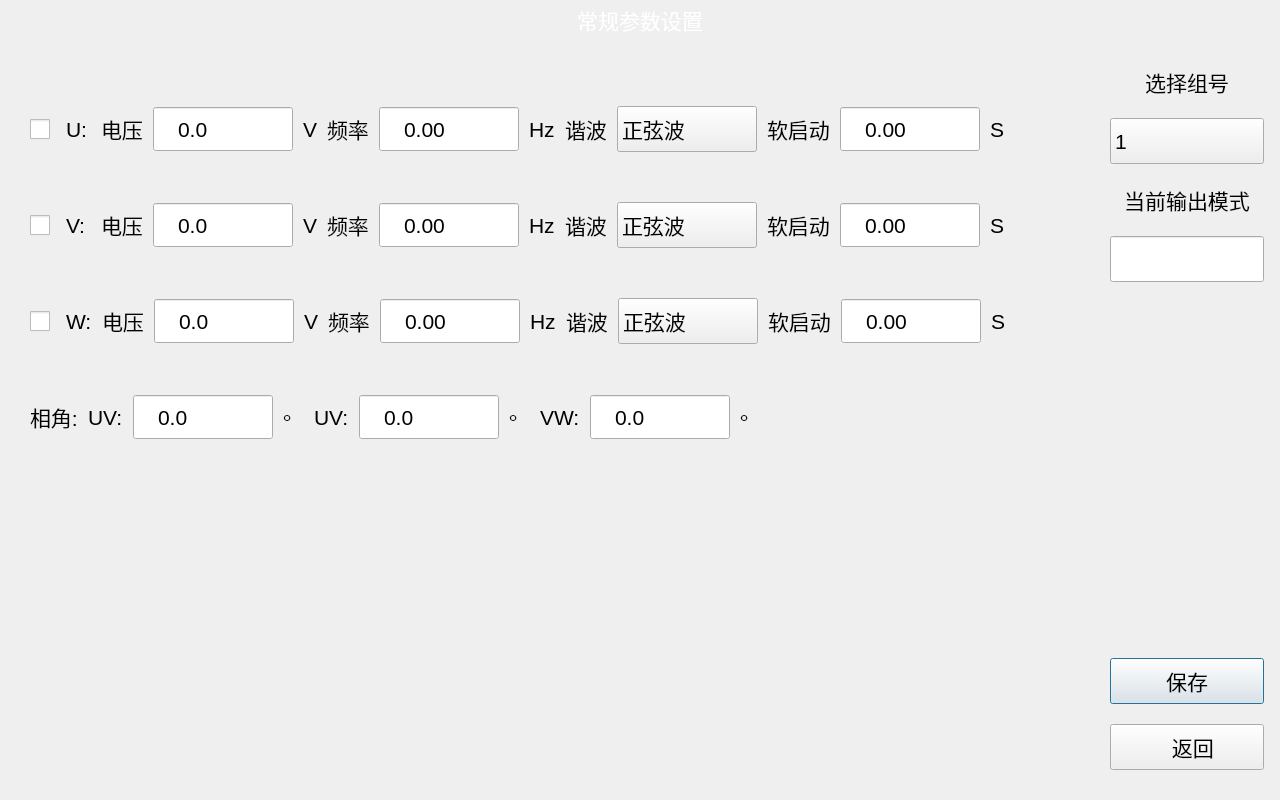
<?xml version="1.0" encoding="UTF-8"?>
<ui version="4.0">
 <class>GeneralSetDialog</class>
 <widget class="QDialog" name="GeneralSetDialog">
  <property name="geometry">
   <rect>
    <x>0</x>
    <y>0</y>
    <width>1280</width>
    <height>800</height>
   </rect>
  </property>
  <property name="maximumSize">
   <size>
    <width>16777215</width>
    <height>16777215</height>
   </size>
  </property>
  <property name="windowTitle">
   <string notr="true"/>
  </property>
  <property name="styleSheet">
   <string notr="true">#GeneralSetDialog{
border-image: url(:/png/main/bg_test.png);
}

QLabel{
font-size: 16pt;
}

QLineEdit{
font-size: 16pt;
border-image: url(:/png/main/btntest.png);
padding-left: 20px;
}

QDoubleSpinBox{
font-size: 16pt;
border-image: url(:/png/main/btntest.png);
padding-left: 20px;
}

QComboBox{
font-size: 16pt;
border-image: url(:/png/main/btntest.png);
/*background: transparent;
padding-left: 20px;*/
}
QComboBox QAbstractItemView{
/*
padding-left: 20px;
*/
font-size: 16pt;
selection-color: rgb(255, 255, 255);
selection-background-color: rgb(26, 95, 180);
}
/*
QComboBox QAbstractItemView::item:hover{
color: rgb(FF, FF, FF);
background-color: rgb(26, 95, 180);
}
*/
QComboBox::drop-down{
background: transparent;
padding-right: 30px;
}
QComboBox::down-arrow{
border-image: url(:/png/main/icon_arrow.png);
width: 16px;
height: 16px;
border: none;
}

QPushButton{
font-size: 16pt;
border-image: url(:/png/main/btntest.png);
}
QPushButton:pressed{
border-image: url(:/png/main/btntest1.png);
}

QCheckBox{
font-size: 16pt;
}
QCheckBox::indicator{
width: 20px;
height: 20px;
}

#nameLab,
#timeLab{
color: rgb(255, 255, 255);
}
</string>
  </property>
  <layout class="QVBoxLayout" name="verticalLayout" stretch="0,1">
   <property name="spacing">
    <number>10</number>
   </property>
   <property name="leftMargin">
    <number>0</number>
   </property>
   <property name="topMargin">
    <number>0</number>
   </property>
   <property name="rightMargin">
    <number>0</number>
   </property>
   <property name="bottomMargin">
    <number>0</number>
   </property>
   <item>
    <widget class="QWidget" name="widget" native="true">
     <property name="styleSheet">
      <string notr="true"/>
     </property>
     <layout class="QHBoxLayout" name="horizontalLayout_2">
      <property name="spacing">
       <number>10</number>
      </property>
      <property name="leftMargin">
       <number>20</number>
      </property>
      <property name="topMargin">
       <number>4</number>
      </property>
      <property name="rightMargin">
       <number>10</number>
      </property>
      <property name="bottomMargin">
       <number>0</number>
      </property>
      <item>
       <widget class="QLabel" name="logoLab">
        <property name="minimumSize">
         <size>
          <width>120</width>
          <height>30</height>
         </size>
        </property>
        <property name="maximumSize">
         <size>
          <width>16777215</width>
          <height>30</height>
         </size>
        </property>
        <property name="styleSheet">
         <string notr="true">border-image: url(:/png/main/logo.png);</string>
        </property>
        <property name="text">
         <string/>
        </property>
       </widget>
      </item>
      <item>
       <spacer name="horizontalSpacer">
        <property name="orientation">
         <enum>Qt::Horizontal</enum>
        </property>
        <property name="sizeHint" stdset="0">
         <size>
          <width>40</width>
          <height>20</height>
         </size>
        </property>
       </spacer>
      </item>
      <item>
       <widget class="QLabel" name="nameLab">
        <property name="minimumSize">
         <size>
          <width>414</width>
          <height>0</height>
         </size>
        </property>
        <property name="text">
         <string>常规参数设置</string>
        </property>
        <property name="alignment">
         <set>Qt::AlignCenter</set>
        </property>
       </widget>
      </item>
      <item>
       <widget class="QLabel" name="timeLab">
        <property name="minimumSize">
         <size>
          <width>413</width>
          <height>0</height>
         </size>
        </property>
        <property name="text">
         <string notr="true"/>
        </property>
        <property name="alignment">
         <set>Qt::AlignRight|Qt::AlignTrailing|Qt::AlignVCenter</set>
        </property>
       </widget>
      </item>
     </layout>
    </widget>
   </item>
   <item>
    <layout class="QHBoxLayout" name="horizontalLayout" stretch="1,0">
     <property name="spacing">
      <number>10</number>
     </property>
     <property name="rightMargin">
      <number>0</number>
     </property>
     <item>
      <widget class="QWidget" name="widget_2" native="true">
       <layout class="QVBoxLayout" name="verticalLayout_2">
        <property name="spacing">
         <number>50</number>
        </property>
        <property name="leftMargin">
         <number>10</number>
        </property>
        <property name="topMargin">
         <number>60</number>
        </property>
        <property name="rightMargin">
         <number>10</number>
        </property>
        <property name="bottomMargin">
         <number>0</number>
        </property>
        <item>
         <widget class="QWidget" name="UWidget" native="true">
          <layout class="QHBoxLayout" name="horizontalLayout_3">
           <property name="spacing">
            <number>10</number>
           </property>
           <property name="leftMargin">
            <number>20</number>
           </property>
           <property name="topMargin">
            <number>0</number>
           </property>
           <property name="rightMargin">
            <number>0</number>
           </property>
           <property name="bottomMargin">
            <number>0</number>
           </property>
           <item>
            <widget class="QCheckBox" name="Ucheck">
             <property name="text">
              <string notr="true"/>
             </property>
            </widget>
           </item>
           <item>
            <widget class="QLabel" name="ULab1">
             <property name="minimumSize">
              <size>
               <width>25</width>
               <height>0</height>
              </size>
             </property>
             <property name="text">
              <string notr="true">U:</string>
             </property>
            </widget>
           </item>
           <item>
            <widget class="QLabel" name="label_8">
             <property name="text">
              <string>电压</string>
             </property>
            </widget>
           </item>
           <item>
            <widget class="QDoubleSpinBox" name="voltageLEU">
             <property name="minimumSize">
              <size>
               <width>140</width>
               <height>46</height>
              </size>
             </property>
             <property name="buttonSymbols">
              <enum>QAbstractSpinBox::NoButtons</enum>
             </property>
             <property name="prefix">
              <string notr="true"/>
             </property>
             <property name="suffix">
              <string notr="true"/>
             </property>
             <property name="decimals">
              <number>1</number>
             </property>
             <property name="maximum">
              <double>500.000000000000000</double>
             </property>
            </widget>
           </item>
           <item>
            <widget class="QLabel" name="label_9">
             <property name="text">
              <string notr="true">V</string>
             </property>
            </widget>
           </item>
           <item>
            <widget class="QLabel" name="freqLabU">
             <property name="text">
              <string>频率</string>
             </property>
            </widget>
           </item>
           <item>
            <widget class="QDoubleSpinBox" name="freqLEU">
             <property name="minimumSize">
              <size>
               <width>140</width>
               <height>46</height>
              </size>
             </property>
             <property name="buttonSymbols">
              <enum>QAbstractSpinBox::NoButtons</enum>
             </property>
             <property name="prefix">
              <string notr="true"/>
             </property>
             <property name="suffix">
              <string notr="true"/>
             </property>
             <property name="maximum">
              <double>240.000000000000000</double>
             </property>
            </widget>
           </item>
           <item>
            <widget class="QLabel" name="label_11">
             <property name="text">
              <string notr="true">Hz</string>
             </property>
            </widget>
           </item>
           <item>
            <widget class="QLabel" name="label_12">
             <property name="text">
              <string>谐波</string>
             </property>
            </widget>
           </item>
           <item>
            <widget class="QComboBox" name="harmonicsCBU">
             <property name="minimumSize">
              <size>
               <width>140</width>
               <height>46</height>
              </size>
             </property>
             <property name="currentText">
              <string notr="true">正弦波</string>
             </property>
             <item>
              <property name="text">
               <string>正弦波</string>
              </property>
             </item>
             <item>
              <property name="text">
               <string>谐波1</string>
              </property>
             </item>
             <item>
              <property name="text">
               <string>谐波2</string>
              </property>
             </item>
             <item>
              <property name="text">
               <string>谐波3</string>
              </property>
             </item>
             <item>
              <property name="text">
               <string>谐波4</string>
              </property>
             </item>
             <item>
              <property name="text">
               <string>谐波5</string>
              </property>
             </item>
             <item>
              <property name="text">
               <string>谐波6</string>
              </property>
             </item>
             <item>
              <property name="text">
               <string>谐波7</string>
              </property>
             </item>
             <item>
              <property name="text">
               <string>谐波8</string>
              </property>
             </item>
             <item>
              <property name="text">
               <string>谐波9</string>
              </property>
             </item>
             <item>
              <property name="text">
               <string>谐波10</string>
              </property>
             </item>
            </widget>
           </item>
           <item>
            <widget class="QLabel" name="label_7">
             <property name="text">
              <string>软启动</string>
             </property>
            </widget>
           </item>
           <item>
            <widget class="QDoubleSpinBox" name="softTimeLEU">
             <property name="minimumSize">
              <size>
               <width>140</width>
               <height>46</height>
              </size>
             </property>
             <property name="buttonSymbols">
              <enum>QAbstractSpinBox::NoButtons</enum>
             </property>
             <property name="prefix">
              <string notr="true"/>
             </property>
             <property name="suffix">
              <string notr="true"/>
             </property>
             <property name="maximum">
              <double>99999.990000000005239</double>
             </property>
            </widget>
           </item>
           <item>
            <widget class="QLabel" name="label_13">
             <property name="text">
              <string notr="true">S</string>
             </property>
            </widget>
           </item>
           <item>
            <spacer name="horizontalSpacer_2">
             <property name="orientation">
              <enum>Qt::Horizontal</enum>
             </property>
             <property name="sizeHint" stdset="0">
              <size>
               <width>40</width>
               <height>20</height>
              </size>
             </property>
            </spacer>
           </item>
          </layout>
         </widget>
        </item>
        <item>
         <widget class="QWidget" name="VWidget" native="true">
          <layout class="QHBoxLayout" name="horizontalLayout_4">
           <property name="spacing">
            <number>10</number>
           </property>
           <property name="leftMargin">
            <number>20</number>
           </property>
           <property name="topMargin">
            <number>0</number>
           </property>
           <property name="rightMargin">
            <number>0</number>
           </property>
           <property name="bottomMargin">
            <number>0</number>
           </property>
           <item>
            <widget class="QCheckBox" name="Vcheck">
             <property name="text">
              <string notr="true"/>
             </property>
            </widget>
           </item>
           <item>
            <widget class="QLabel" name="VLab1">
             <property name="minimumSize">
              <size>
               <width>25</width>
               <height>0</height>
              </size>
             </property>
             <property name="text">
              <string notr="true">V:</string>
             </property>
            </widget>
           </item>
           <item>
            <widget class="QLabel" name="label_14">
             <property name="text">
              <string>电压</string>
             </property>
            </widget>
           </item>
           <item>
            <widget class="QDoubleSpinBox" name="voltageLEV">
             <property name="minimumSize">
              <size>
               <width>140</width>
               <height>46</height>
              </size>
             </property>
             <property name="buttonSymbols">
              <enum>QAbstractSpinBox::NoButtons</enum>
             </property>
             <property name="prefix">
              <string notr="true"/>
             </property>
             <property name="suffix">
              <string notr="true"/>
             </property>
             <property name="decimals">
              <number>1</number>
             </property>
             <property name="maximum">
              <double>500.000000000000000</double>
             </property>
            </widget>
           </item>
           <item>
            <widget class="QLabel" name="label_15">
             <property name="text">
              <string notr="true">V</string>
             </property>
            </widget>
           </item>
           <item>
            <widget class="QLabel" name="freqLabV">
             <property name="text">
              <string>频率</string>
             </property>
            </widget>
           </item>
           <item>
            <widget class="QDoubleSpinBox" name="freqLEV">
             <property name="minimumSize">
              <size>
               <width>140</width>
               <height>46</height>
              </size>
             </property>
             <property name="buttonSymbols">
              <enum>QAbstractSpinBox::NoButtons</enum>
             </property>
             <property name="prefix">
              <string notr="true"/>
             </property>
             <property name="suffix">
              <string notr="true"/>
             </property>
             <property name="maximum">
              <double>240.000000000000000</double>
             </property>
            </widget>
           </item>
           <item>
            <widget class="QLabel" name="label_17">
             <property name="text">
              <string notr="true">Hz</string>
             </property>
            </widget>
           </item>
           <item>
            <widget class="QLabel" name="label_18">
             <property name="text">
              <string>谐波</string>
             </property>
            </widget>
           </item>
           <item>
            <widget class="QComboBox" name="harmonicsCBV">
             <property name="minimumSize">
              <size>
               <width>140</width>
               <height>46</height>
              </size>
             </property>
             <property name="currentText">
              <string notr="true">正弦波</string>
             </property>
             <item>
              <property name="text">
               <string>正弦波</string>
              </property>
             </item>
             <item>
              <property name="text">
               <string>谐波1</string>
              </property>
             </item>
             <item>
              <property name="text">
               <string>谐波2</string>
              </property>
             </item>
             <item>
              <property name="text">
               <string>谐波3</string>
              </property>
             </item>
             <item>
              <property name="text">
               <string>谐波4</string>
              </property>
             </item>
             <item>
              <property name="text">
               <string>谐波5</string>
              </property>
             </item>
             <item>
              <property name="text">
               <string>谐波6</string>
              </property>
             </item>
             <item>
              <property name="text">
               <string>谐波7</string>
              </property>
             </item>
             <item>
              <property name="text">
               <string>谐波8</string>
              </property>
             </item>
             <item>
              <property name="text">
               <string>谐波9</string>
              </property>
             </item>
             <item>
              <property name="text">
               <string>谐波10</string>
              </property>
             </item>
            </widget>
           </item>
           <item>
            <widget class="QLabel" name="label_19">
             <property name="text">
              <string>软启动</string>
             </property>
            </widget>
           </item>
           <item>
            <widget class="QDoubleSpinBox" name="softTimeLEV">
             <property name="minimumSize">
              <size>
               <width>140</width>
               <height>46</height>
              </size>
             </property>
             <property name="buttonSymbols">
              <enum>QAbstractSpinBox::NoButtons</enum>
             </property>
             <property name="prefix">
              <string notr="true"/>
             </property>
             <property name="suffix">
              <string notr="true"/>
             </property>
             <property name="maximum">
              <double>99999.990000000005239</double>
             </property>
            </widget>
           </item>
           <item>
            <widget class="QLabel" name="label_20">
             <property name="text">
              <string notr="true">S</string>
             </property>
            </widget>
           </item>
           <item>
            <spacer name="horizontalSpacer_3">
             <property name="orientation">
              <enum>Qt::Horizontal</enum>
             </property>
             <property name="sizeHint" stdset="0">
              <size>
               <width>40</width>
               <height>20</height>
              </size>
             </property>
            </spacer>
           </item>
          </layout>
         </widget>
        </item>
        <item>
         <widget class="QWidget" name="WWidget" native="true">
          <layout class="QHBoxLayout" name="horizontalLayout_5">
           <property name="spacing">
            <number>10</number>
           </property>
           <property name="leftMargin">
            <number>20</number>
           </property>
           <property name="topMargin">
            <number>0</number>
           </property>
           <property name="rightMargin">
            <number>0</number>
           </property>
           <property name="bottomMargin">
            <number>0</number>
           </property>
           <item>
            <widget class="QCheckBox" name="Wcheck">
             <property name="text">
              <string notr="true"/>
             </property>
            </widget>
           </item>
           <item>
            <widget class="QLabel" name="WLab1">
             <property name="text">
              <string notr="true">W:</string>
             </property>
            </widget>
           </item>
           <item>
            <widget class="QLabel" name="label_21">
             <property name="text">
              <string>电压</string>
             </property>
            </widget>
           </item>
           <item>
            <widget class="QDoubleSpinBox" name="voltageLEW">
             <property name="minimumSize">
              <size>
               <width>140</width>
               <height>46</height>
              </size>
             </property>
             <property name="buttonSymbols">
              <enum>QAbstractSpinBox::NoButtons</enum>
             </property>
             <property name="prefix">
              <string notr="true"/>
             </property>
             <property name="suffix">
              <string notr="true"/>
             </property>
             <property name="decimals">
              <number>1</number>
             </property>
             <property name="maximum">
              <double>500.000000000000000</double>
             </property>
            </widget>
           </item>
           <item>
            <widget class="QLabel" name="label_22">
             <property name="text">
              <string notr="true">V</string>
             </property>
            </widget>
           </item>
           <item>
            <widget class="QLabel" name="freqLabW">
             <property name="text">
              <string>频率</string>
             </property>
            </widget>
           </item>
           <item>
            <widget class="QDoubleSpinBox" name="freqLEW">
             <property name="minimumSize">
              <size>
               <width>140</width>
               <height>46</height>
              </size>
             </property>
             <property name="buttonSymbols">
              <enum>QAbstractSpinBox::NoButtons</enum>
             </property>
             <property name="prefix">
              <string notr="true"/>
             </property>
             <property name="suffix">
              <string notr="true"/>
             </property>
             <property name="maximum">
              <double>240.000000000000000</double>
             </property>
            </widget>
           </item>
           <item>
            <widget class="QLabel" name="label_24">
             <property name="text">
              <string notr="true">Hz</string>
             </property>
            </widget>
           </item>
           <item>
            <widget class="QLabel" name="label_25">
             <property name="text">
              <string>谐波</string>
             </property>
            </widget>
           </item>
           <item>
            <widget class="QComboBox" name="harmonicsCBW">
             <property name="minimumSize">
              <size>
               <width>140</width>
               <height>46</height>
              </size>
             </property>
             <property name="currentText">
              <string notr="true">正弦波</string>
             </property>
             <item>
              <property name="text">
               <string>正弦波</string>
              </property>
             </item>
             <item>
              <property name="text">
               <string>谐波1</string>
              </property>
             </item>
             <item>
              <property name="text">
               <string>谐波2</string>
              </property>
             </item>
             <item>
              <property name="text">
               <string>谐波3</string>
              </property>
             </item>
             <item>
              <property name="text">
               <string>谐波4</string>
              </property>
             </item>
             <item>
              <property name="text">
               <string>谐波5</string>
              </property>
             </item>
             <item>
              <property name="text">
               <string>谐波6</string>
              </property>
             </item>
             <item>
              <property name="text">
               <string>谐波7</string>
              </property>
             </item>
             <item>
              <property name="text">
               <string>谐波8</string>
              </property>
             </item>
             <item>
              <property name="text">
               <string>谐波9</string>
              </property>
             </item>
             <item>
              <property name="text">
               <string>谐波10</string>
              </property>
             </item>
            </widget>
           </item>
           <item>
            <widget class="QLabel" name="label_26">
             <property name="text">
              <string>软启动</string>
             </property>
            </widget>
           </item>
           <item>
            <widget class="QDoubleSpinBox" name="softTimeLEW">
             <property name="minimumSize">
              <size>
               <width>140</width>
               <height>46</height>
              </size>
             </property>
             <property name="buttonSymbols">
              <enum>QAbstractSpinBox::NoButtons</enum>
             </property>
             <property name="prefix">
              <string notr="true"/>
             </property>
             <property name="suffix">
              <string notr="true"/>
             </property>
             <property name="maximum">
              <double>99999.990000000005239</double>
             </property>
            </widget>
           </item>
           <item>
            <widget class="QLabel" name="label_27">
             <property name="text">
              <string notr="true">S</string>
             </property>
            </widget>
           </item>
           <item>
            <spacer name="horizontalSpacer_4">
             <property name="orientation">
              <enum>Qt::Horizontal</enum>
             </property>
             <property name="sizeHint" stdset="0">
              <size>
               <width>40</width>
               <height>20</height>
              </size>
             </property>
            </spacer>
           </item>
          </layout>
         </widget>
        </item>
        <item>
         <widget class="QWidget" name="angleWidget" native="true">
          <property name="minimumSize">
           <size>
            <width>0</width>
            <height>0</height>
           </size>
          </property>
          <layout class="QHBoxLayout" name="horizontalLayout_6">
           <property name="spacing">
            <number>10</number>
           </property>
           <property name="leftMargin">
            <number>20</number>
           </property>
           <property name="topMargin">
            <number>0</number>
           </property>
           <property name="rightMargin">
            <number>0</number>
           </property>
           <property name="bottomMargin">
            <number>0</number>
           </property>
           <item>
            <widget class="QLabel" name="angleLab">
             <property name="text">
              <string>相角:</string>
             </property>
            </widget>
           </item>
           <item>
            <widget class="QLabel" name="label_28">
             <property name="text">
              <string notr="true">UV:</string>
             </property>
            </widget>
           </item>
           <item>
            <widget class="QDoubleSpinBox" name="angleLE1">
             <property name="minimumSize">
              <size>
               <width>140</width>
               <height>46</height>
              </size>
             </property>
             <property name="buttonSymbols">
              <enum>QAbstractSpinBox::NoButtons</enum>
             </property>
             <property name="prefix">
              <string notr="true"/>
             </property>
             <property name="suffix">
              <string notr="true"/>
             </property>
             <property name="decimals">
              <number>1</number>
             </property>
             <property name="maximum">
              <double>360.000000000000000</double>
             </property>
            </widget>
           </item>
           <item>
            <widget class="QLabel" name="label_34">
             <property name="text">
              <string notr="true">。</string>
             </property>
             <property name="alignment">
              <set>Qt::AlignLeading|Qt::AlignLeft|Qt::AlignTop</set>
             </property>
            </widget>
           </item>
           <item>
            <widget class="QLabel" name="label_30">
             <property name="text">
              <string notr="true">UV:</string>
             </property>
            </widget>
           </item>
           <item>
            <widget class="QDoubleSpinBox" name="angleLE2">
             <property name="minimumSize">
              <size>
               <width>140</width>
               <height>46</height>
              </size>
             </property>
             <property name="buttonSymbols">
              <enum>QAbstractSpinBox::NoButtons</enum>
             </property>
             <property name="prefix">
              <string notr="true"/>
             </property>
             <property name="suffix">
              <string notr="true"/>
             </property>
             <property name="decimals">
              <number>1</number>
             </property>
             <property name="maximum">
              <double>360.000000000000000</double>
             </property>
            </widget>
           </item>
           <item>
            <widget class="QLabel" name="label_31">
             <property name="text">
              <string notr="true">。</string>
             </property>
             <property name="alignment">
              <set>Qt::AlignLeading|Qt::AlignLeft|Qt::AlignTop</set>
             </property>
            </widget>
           </item>
           <item>
            <widget class="QLabel" name="label_32">
             <property name="text">
              <string notr="true">VW:</string>
             </property>
            </widget>
           </item>
           <item>
            <widget class="QDoubleSpinBox" name="angleLE3">
             <property name="minimumSize">
              <size>
               <width>140</width>
               <height>46</height>
              </size>
             </property>
             <property name="buttonSymbols">
              <enum>QAbstractSpinBox::NoButtons</enum>
             </property>
             <property name="prefix">
              <string notr="true"/>
             </property>
             <property name="suffix">
              <string notr="true"/>
             </property>
             <property name="decimals">
              <number>1</number>
             </property>
             <property name="maximum">
              <double>360.000000000000000</double>
             </property>
            </widget>
           </item>
           <item>
            <widget class="QLabel" name="label_33">
             <property name="text">
              <string notr="true">。</string>
             </property>
             <property name="alignment">
              <set>Qt::AlignLeading|Qt::AlignLeft|Qt::AlignTop</set>
             </property>
            </widget>
           </item>
           <item>
            <spacer name="horizontalSpacer_5">
             <property name="orientation">
              <enum>Qt::Horizontal</enum>
             </property>
             <property name="sizeHint" stdset="0">
              <size>
               <width>40</width>
               <height>20</height>
              </size>
             </property>
            </spacer>
           </item>
          </layout>
         </widget>
        </item>
        <item>
         <spacer name="verticalSpacer_2">
          <property name="orientation">
           <enum>Qt::Vertical</enum>
          </property>
          <property name="sizeHint" stdset="0">
           <size>
            <width>20</width>
            <height>342</height>
           </size>
          </property>
         </spacer>
        </item>
       </layout>
      </widget>
     </item>
     <item>
      <widget class="QWidget" name="widget_3" native="true">
       <property name="minimumSize">
        <size>
         <width>186</width>
         <height>0</height>
        </size>
       </property>
       <property name="maximumSize">
        <size>
         <width>186</width>
         <height>16777215</height>
        </size>
       </property>
       <property name="styleSheet">
        <string notr="true">QLineEdit{
padding-left: 0px;
}</string>
       </property>
       <layout class="QVBoxLayout" name="verticalLayout_3">
        <property name="spacing">
         <number>20</number>
        </property>
        <property name="leftMargin">
         <number>16</number>
        </property>
        <property name="topMargin">
         <number>20</number>
        </property>
        <property name="rightMargin">
         <number>16</number>
        </property>
        <property name="bottomMargin">
         <number>30</number>
        </property>
        <item>
         <widget class="QLabel" name="label_5">
          <property name="text">
           <string>选择组号</string>
          </property>
          <property name="alignment">
           <set>Qt::AlignCenter</set>
          </property>
         </widget>
        </item>
        <item>
         <widget class="QComboBox" name="stepNoCB">
          <property name="minimumSize">
           <size>
            <width>0</width>
            <height>46</height>
           </size>
          </property>
          <property name="currentText">
           <string notr="true">1</string>
          </property>
          <item>
           <property name="text">
            <string>1</string>
           </property>
          </item>
          <item>
           <property name="text">
            <string>2</string>
           </property>
          </item>
          <item>
           <property name="text">
            <string>3</string>
           </property>
          </item>
          <item>
           <property name="text">
            <string>4</string>
           </property>
          </item>
          <item>
           <property name="text">
            <string>5</string>
           </property>
          </item>
          <item>
           <property name="text">
            <string>6</string>
           </property>
          </item>
          <item>
           <property name="text">
            <string>7</string>
           </property>
          </item>
          <item>
           <property name="text">
            <string>8</string>
           </property>
          </item>
          <item>
           <property name="text">
            <string>9</string>
           </property>
          </item>
          <item>
           <property name="text">
            <string>10</string>
           </property>
          </item>
         </widget>
        </item>
        <item>
         <widget class="QLabel" name="label_6">
          <property name="text">
           <string>当前输出模式</string>
          </property>
          <property name="alignment">
           <set>Qt::AlignCenter</set>
          </property>
         </widget>
        </item>
        <item>
         <widget class="QLineEdit" name="outputModeLE">
          <property name="minimumSize">
           <size>
            <width>0</width>
            <height>46</height>
           </size>
          </property>
          <property name="styleSheet">
           <string notr="true"/>
          </property>
          <property name="alignment">
           <set>Qt::AlignCenter</set>
          </property>
          <property name="readOnly">
           <bool>true</bool>
          </property>
         </widget>
        </item>
        <item>
         <spacer name="verticalSpacer">
          <property name="orientation">
           <enum>Qt::Vertical</enum>
          </property>
          <property name="sizeHint" stdset="0">
           <size>
            <width>20</width>
            <height>288</height>
           </size>
          </property>
         </spacer>
        </item>
        <item>
         <widget class="QPushButton" name="saveBtn">
          <property name="minimumSize">
           <size>
            <width>0</width>
            <height>46</height>
           </size>
          </property>
          <property name="text">
           <string>保存</string>
          </property>
         </widget>
        </item>
        <item>
         <widget class="QPushButton" name="backBtn">
          <property name="minimumSize">
           <size>
            <width>0</width>
            <height>46</height>
           </size>
          </property>
          <property name="styleSheet">
           <string notr="true"/>
          </property>
          <property name="text">
           <string>  返回</string>
          </property>
          <property name="icon">
           <iconset resource="../res/res.qrc">
            <normaloff>:/png/main/icon_back.png</normaloff>:/png/main/icon_back.png</iconset>
          </property>
          <property name="iconSize">
           <size>
            <width>30</width>
            <height>30</height>
           </size>
          </property>
         </widget>
        </item>
       </layout>
      </widget>
     </item>
    </layout>
   </item>
  </layout>
 </widget>
 <resources>
  <include location="../res/res.qrc"/>
 </resources>
 <connections/>
</ui>
